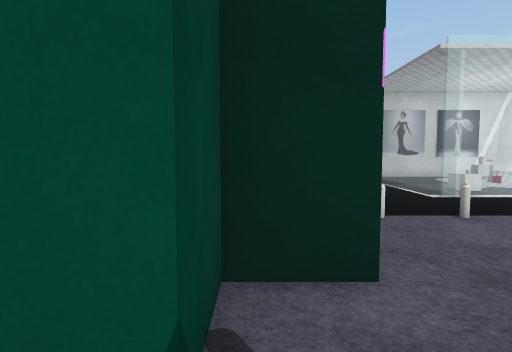
View 1 (above)

24 first-person views from a walk through a scene from a Unity 3-D project. The camera is 1.5 m above the floor, tilts 4° down and sees 75° across. The floor is counted in squares, 1 m on a side. Each view is taken from the middle of a square. On the plan, view 1 faces up. The plan holds only what a view shows up to about 15 squares ahead; the rest is blank. The place goes on beyond the plan. The player is left out. Some animated figures are not drawn. Some surface patterns are stand-ins.

View 2
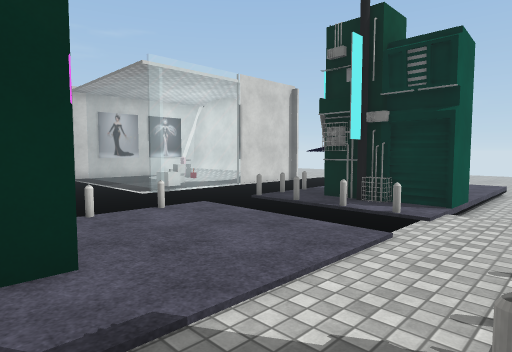

View 3
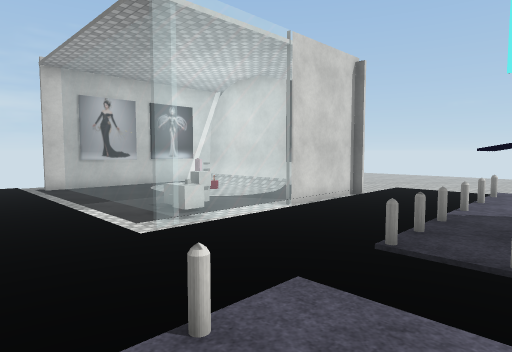

View 4
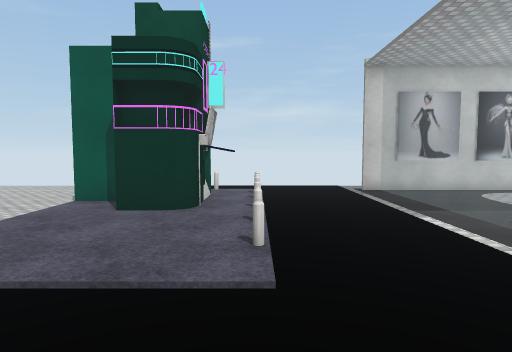

View 5
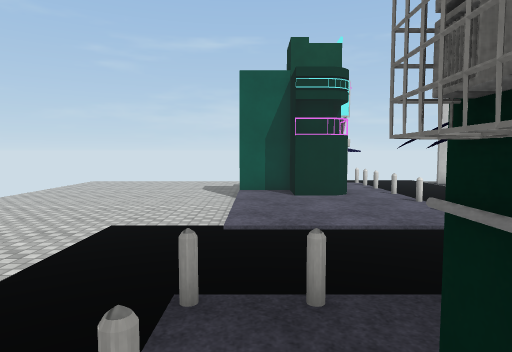

View 6
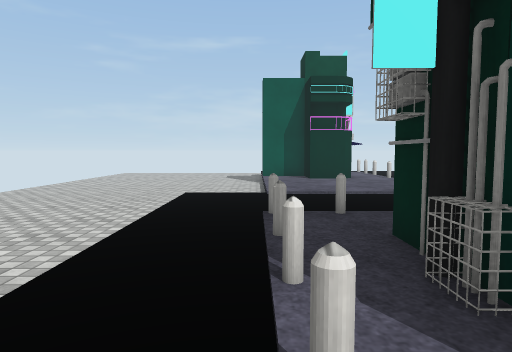

View 7
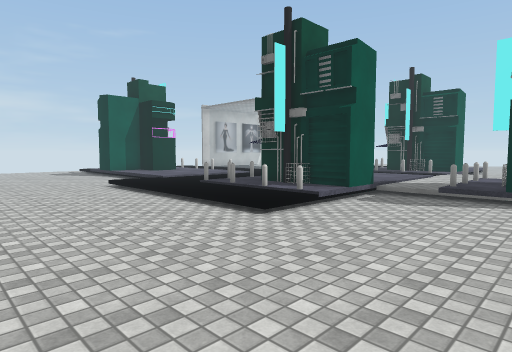

View 8
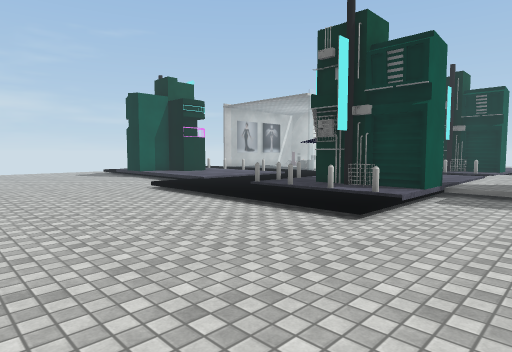

View 9
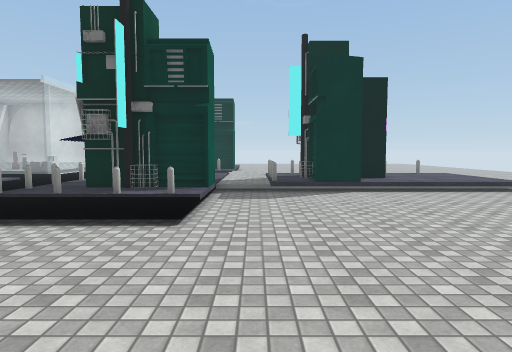

View 10
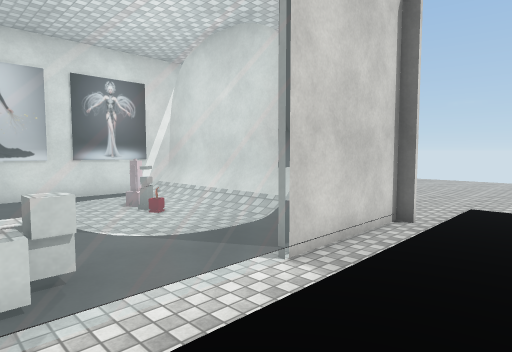

View 11
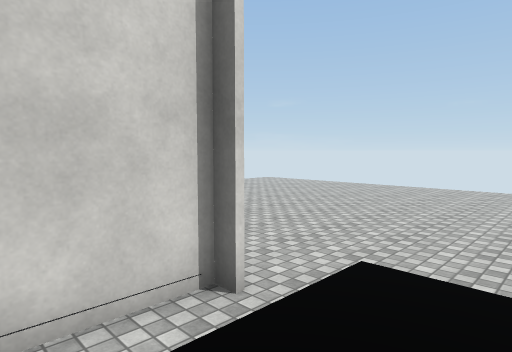

View 12
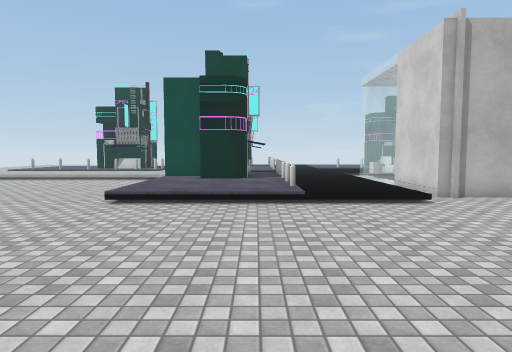

View 13
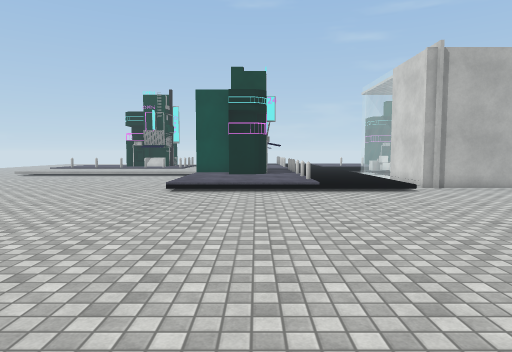

View 14
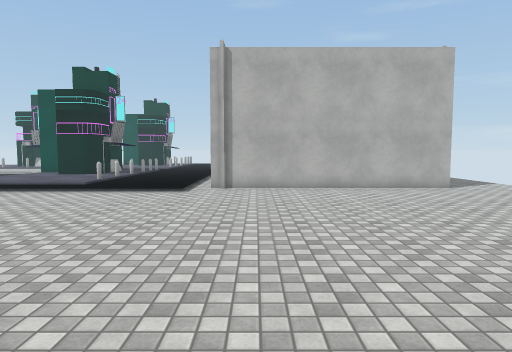

View 15
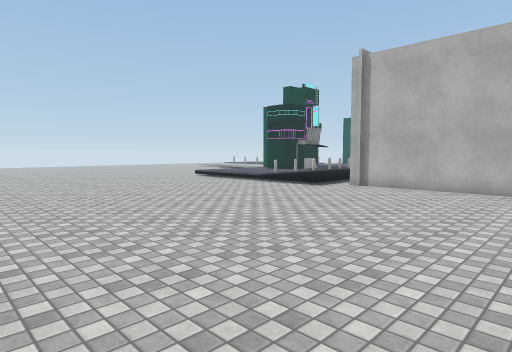

View 16
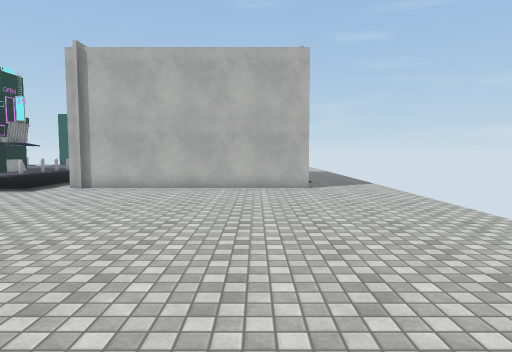

View 17
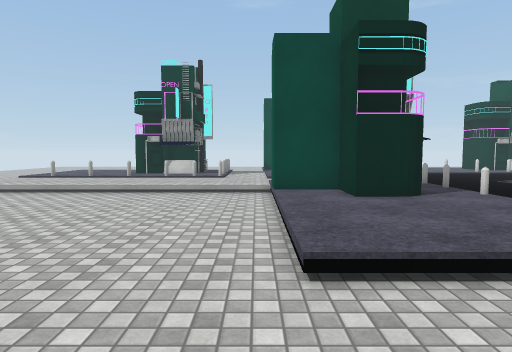

View 18
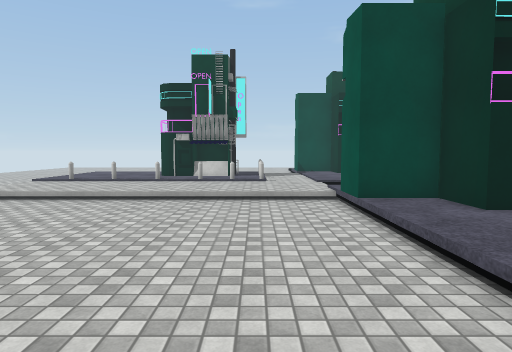

View 19
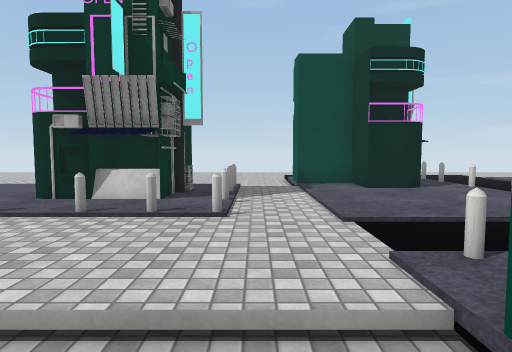

View 20
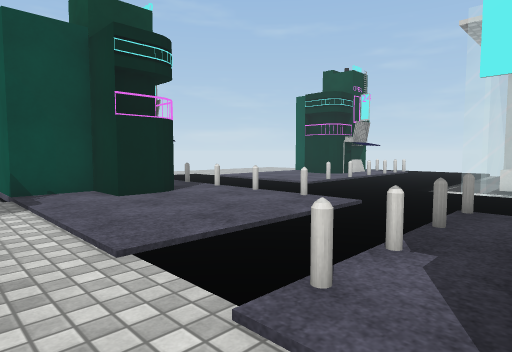

View 21
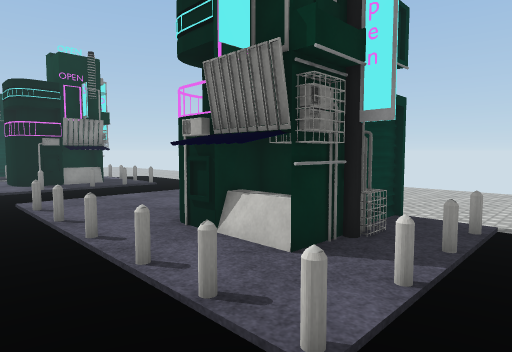

View 22
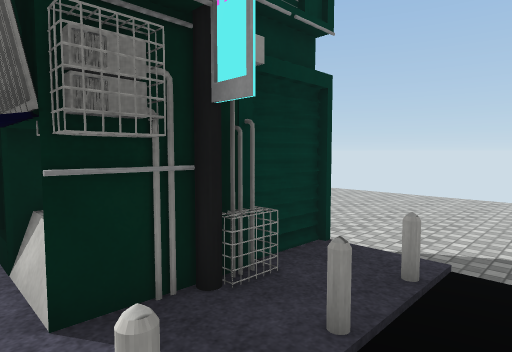

View 23
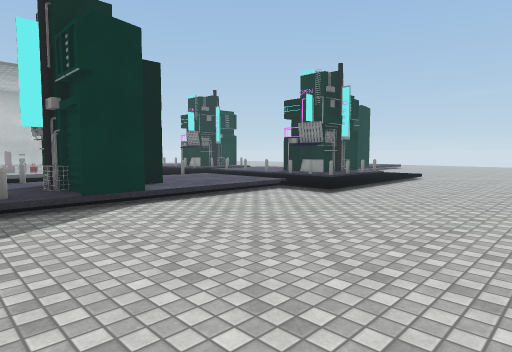

View 24
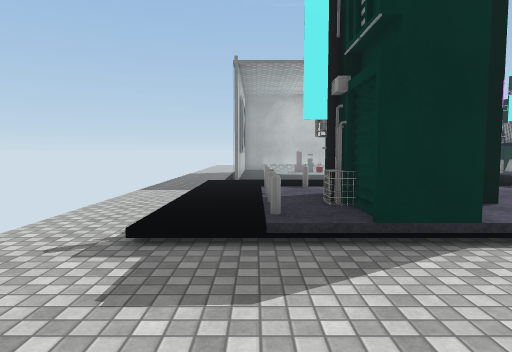

### Floor plan
Key: @ floor where view 1 was taken; # wall or solid block; x gap in a wall; . main floor; : floor 0.25 m higher than the main floor; / step, stairs or slope; = window, fence, low wall or low ledge; C cube; O other object.
Columns run from 13 left of view 1 to 31 right of it. Each row starts with its distance up from view 1.
 22 .  .......:::::::::/###########............
 21   ........=:==:=:::/:=:::::   #............
 20 ..........::x::::::/:=:::  O# #............ .
 19 .........######=:::/:=::   O# #............
 18 .........######=:::/:=:: O O# #.............
 17 ..........####:::::/:=:: O O# #..............
 16 ..........:###:=:::/:=::   O#:#..............
 15 ..........:::::::::/:=:::  O# #.............
 14 ..........:::::=:::/:OC::::OO #..............
 13 ..........:::::::::/=CC===#####..............
 12 ..........:::::=:::/........../..............
 11  ......///::::::::://///////////.............
 10   ...../:::::::::::::::::::::::/............
  9  ....../:::::::::::::::::::::::/............
  8  ....../:::::::::::::::::::::::/...........
  7  ....../:=:==:=:=:=::=:==:=:=:=/...........
  6  ....../:=:###:::::::=:## :::::/...........
  5  ....../:::####::::::::#  #::::/........... .
  4  ....../:=:####::::::=:####::::/...........
  3  ....../:::##::::::::::###:::::/...........
  2 ......./:=:##::::::::=:###:::::/..........
  1 ............./:::::::::.................
  0 .............@:::::::::................
 -1  ............/==:=:=:::...............
 -2 . ...........#####:::::.............
 -3    ..........######=:::............
 -4  .  .........#  ###::::...........

Where each view was taken, in squares from view 1:
view 1: 0 up, 0 right, facing up
view 2: 1 down, 0 right, facing up-right
view 3: 5 up, 3 right, facing up-right
view 4: 7 up, 2 right, facing up
view 5: 4 up, 3 left, facing up
view 6: 1 up, 4 left, facing up
view 7: 4 down, 12 left, facing up-right
view 8: 2 down, 13 left, facing up-right
view 9: 0 up, 13 left, facing right
view 10: 9 up, 8 right, facing up-right
view 11: 9 up, 14 right, facing up-right
view 12: 6 up, 28 right, facing left
view 13: 5 up, 31 right, facing left
view 14: 14 up, 31 right, facing left
view 15: 20 up, 31 right, facing down-left
view 16: 20 up, 31 right, facing left
view 17: 1 up, 22 right, facing left
view 18: 1 down, 20 right, facing left
view 19: 0 up, 12 right, facing left
view 20: 0 up, 10 right, facing up-left
view 21: 22 up, 4 right, facing down-left
view 22: 22 up, 1 right, facing down-left
view 23: 22 up, 13 left, facing down-right
view 24: 21 up, 9 left, facing right
